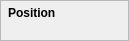
<?xml version="1.0" encoding="UTF-8"?>
<ui version="4.0">
 <class>InfoPanel_position</class>
 <widget class="QWidget" name="InfoPanel_position">
  <property name="geometry">
   <rect>
    <x>0</x>
    <y>0</y>
    <width>129</width>
    <height>41</height>
   </rect>
  </property>
  <property name="windowTitle">
   <string>Form</string>
  </property>
  <widget class="QFrame" name="Frame">
   <property name="geometry">
    <rect>
     <x>0</x>
     <y>0</y>
     <width>129</width>
     <height>41</height>
    </rect>
   </property>
   <property name="frameShape">
    <enum>QFrame::StyledPanel</enum>
   </property>
   <property name="frameShadow">
    <enum>QFrame::Raised</enum>
   </property>
   <widget class="QLabel" name="label_position">
    <property name="geometry">
     <rect>
      <x>8</x>
      <y>4</y>
      <width>57</width>
      <height>17</height>
     </rect>
    </property>
    <property name="autoFillBackground">
     <bool>false</bool>
    </property>
    <property name="styleSheet">
     <string notr="true">font: 75 10pt &quot;Calibri&quot;;
font-weight: bold;</string>
    </property>
    <property name="text">
     <string>Position</string>
    </property>
   </widget>
  </widget>
 </widget>
 <resources/>
 <connections/>
</ui>
